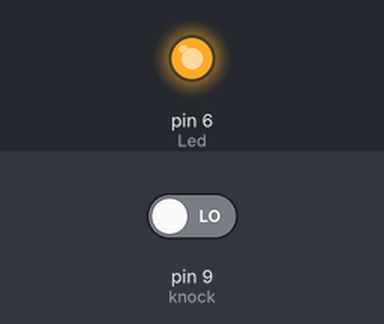
A sketch run on a simulated Arduino Uno, built with avr-gcc and run on an emulated ATmega328P. Parts: output pins drawn as LEDs (lit = HIGH). Inputs (shaded band) come from the test bench; at power-on: pin 9 (knock) LOW.

Above: at 2.8 s.
2.9 s: pin 9 (knock) driven HIGH
At 4.0 s:
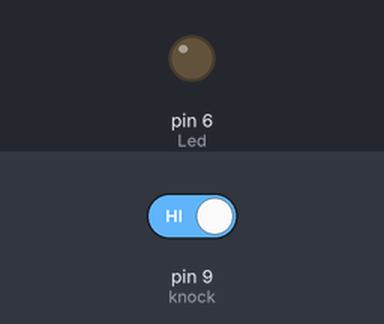
4.5 s: pin 9 (knock) driven LOW
At 5.2 s:
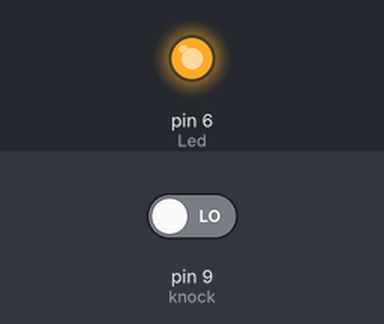
Timing chart, 0 to 7.5 s (numbered marks = the images above; inputs shaded):
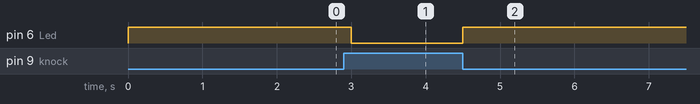

Measured:
- after the input at 2.9 s, pin 6 (Led): HIGH → LOW after 0.10 s
- after the input at 4.5 s, pin 6 (Led): LOW → HIGH at once

The sketch:

KnockSensor.ino
```cpp
int Led=6;//define LED interface
int knock=9;//define knock sensor interface;
int val;//define digital variable val
void setup()
{
pinMode(Led,OUTPUT);//define LED pin to be output
pinMode(knock,INPUT);//define knock sensor pin to be input
}
void loop(){
val=digitalRead(knock);// read the value of interface 9 and assign it to val
if(val==HIGH){// when the knock sensor detect a signal, LED will turn on
digitalWrite(Led,LOW);
}else{
digitalWrite(Led,HIGH);
delay(1000);
}
}
```
